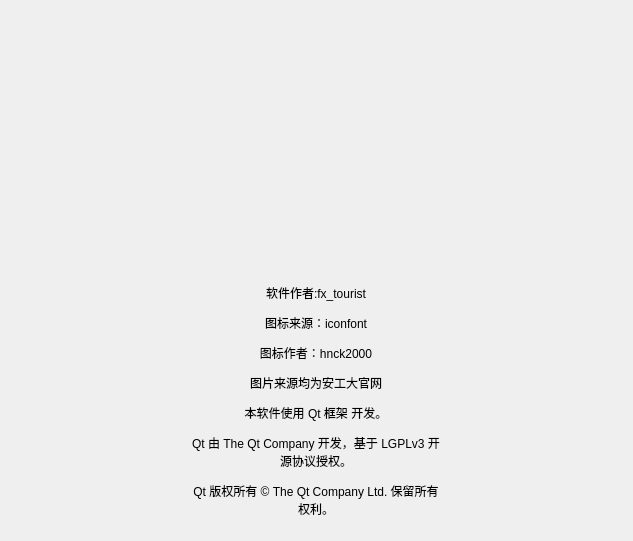
<?xml version="1.0" encoding="UTF-8"?>
<ui version="4.0">
 <class>appInfo</class>
 <widget class="QWidget" name="appInfo">
  <property name="geometry">
   <rect>
    <x>0</x>
    <y>0</y>
    <width>633</width>
    <height>541</height>
   </rect>
  </property>
  <property name="windowTitle">
   <string>appInfo</string>
  </property>
  <layout class="QGridLayout" name="gridLayout">
   <property name="leftMargin">
    <number>0</number>
   </property>
   <property name="topMargin">
    <number>0</number>
   </property>
   <property name="rightMargin">
    <number>0</number>
   </property>
   <property name="bottomMargin">
    <number>0</number>
   </property>
   <item row="0" column="0">
    <widget class="QLabel" name="icon">
     <property name="maximumSize">
      <size>
       <width>256</width>
       <height>256</height>
      </size>
     </property>
     <property name="sizeIncrement">
      <size>
       <width>20</width>
       <height>0</height>
      </size>
     </property>
     <property name="text">
      <string/>
     </property>
     <property name="scaledContents">
      <bool>true</bool>
     </property>
     <property name="alignment">
      <set>Qt::AlignmentFlag::AlignCenter</set>
     </property>
     <property name="wordWrap">
      <bool>true</bool>
     </property>
    </widget>
   </item>
   <item row="1" column="0">
    <widget class="QLabel" name="label_2">
     <property name="sizePolicy">
      <sizepolicy hsizetype="Ignored" vsizetype="Ignored">
       <horstretch>0</horstretch>
       <verstretch>0</verstretch>
      </sizepolicy>
     </property>
     <property name="text">
      <string>&lt;html&gt;&lt;head/&gt;&lt;body&gt;&lt;p&gt;软件作者:fx_tourist&lt;/p&gt;&lt;p&gt;图标来源：iconfont&lt;/p&gt;&lt;p&gt;图标作者：hnck2000&lt;/p&gt;&lt;p&gt;图片来源均为安工大官网&lt;/p&gt;&lt;p&gt;本软件使用 Qt 框架 开发。&lt;/p&gt;&lt;p&gt;Qt 由 The Qt Company 开发，基于 LGPLv3 开源协议授权。&lt;/p&gt;&lt;p&gt;Qt 版权所有 © The Qt Company Ltd. 保留所有权利。&lt;/p&gt;&lt;/body&gt;&lt;/html&gt;</string>
     </property>
     <property name="alignment">
      <set>Qt::AlignmentFlag::AlignCenter</set>
     </property>
     <property name="wordWrap">
      <bool>true</bool>
     </property>
    </widget>
   </item>
  </layout>
 </widget>
 <resources/>
 <connections/>
</ui>
